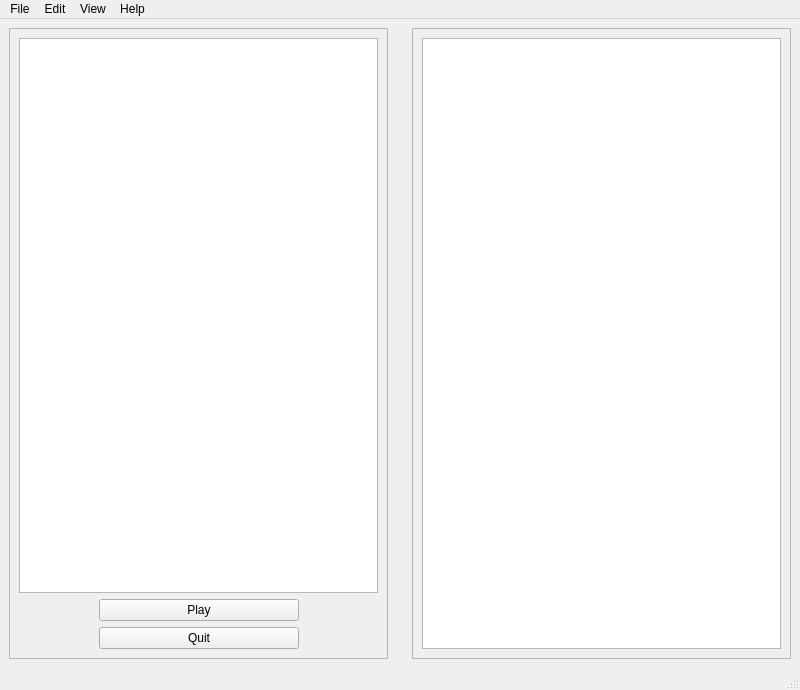
<?xml version="1.0" encoding="UTF-8"?>
<ui version="4.0">
 <author>Adrien Herubel</author>
 <class>MainWindow</class>
 <widget class="QMainWindow" name="MainWindow">
  <property name="geometry">
   <rect>
    <x>0</x>
    <y>0</y>
    <width>800</width>
    <height>690</height>
   </rect>
  </property>
  <property name="minimumSize">
   <size>
    <width>800</width>
    <height>690</height>
   </size>
  </property>
  <property name="windowTitle">
   <string>Smashtein Garbage</string>
  </property>
  <property name="tabShape">
   <enum>QTabWidget::Rounded</enum>
  </property>
  <widget class="QWidget" name="centralwidget">
   <property name="focusPolicy">
    <enum>Qt::NoFocus</enum>
   </property>
   <layout class="QGridLayout">
    <property name="margin">
     <number>9</number>
    </property>
    <property name="spacing">
     <number>6</number>
    </property>
    <item row="0" column="0">
     <widget class="QFrame" name="frameIntro">
      <property name="enabled">
       <bool>true</bool>
      </property>
      <property name="frameShape">
       <enum>QFrame::StyledPanel</enum>
      </property>
      <property name="frameShadow">
       <enum>QFrame::Raised</enum>
      </property>
      <layout class="QGridLayout" name="gridLayout">
       <item row="1" column="1" colspan="3">
        <widget class="QGraphicsView" name="imgIntro">
         <property name="sizePolicy">
          <sizepolicy hsizetype="MinimumExpanding" vsizetype="MinimumExpanding">
           <horstretch>0</horstretch>
           <verstretch>0</verstretch>
          </sizepolicy>
         </property>
         <property name="focusPolicy">
          <enum>Qt::NoFocus</enum>
         </property>
         <property name="autoFillBackground">
          <bool>false</bool>
         </property>
         <property name="sceneRect">
          <rectf>
           <x>0.000000000000000</x>
           <y>0.000000000000000</y>
           <width>0.000000000000000</width>
           <height>0.000000000000000</height>
          </rectf>
         </property>
         <property name="alignment">
          <set>Qt::AlignCenter</set>
         </property>
        </widget>
       </item>
       <item row="2" column="1">
        <spacer name="horizontalSpacer">
         <property name="orientation">
          <enum>Qt::Horizontal</enum>
         </property>
         <property name="sizeHint" stdset="0">
          <size>
           <width>40</width>
           <height>20</height>
          </size>
         </property>
        </spacer>
       </item>
       <item row="2" column="2">
        <widget class="QPushButton" name="btnPlay">
         <property name="sizePolicy">
          <sizepolicy hsizetype="Minimum" vsizetype="Fixed">
           <horstretch>0</horstretch>
           <verstretch>0</verstretch>
          </sizepolicy>
         </property>
         <property name="minimumSize">
          <size>
           <width>200</width>
           <height>0</height>
          </size>
         </property>
         <property name="maximumSize">
          <size>
           <width>16777215</width>
           <height>16777215</height>
          </size>
         </property>
         <property name="mouseTracking">
          <bool>false</bool>
         </property>
         <property name="focusPolicy">
          <enum>Qt::TabFocus</enum>
         </property>
         <property name="acceptDrops">
          <bool>false</bool>
         </property>
         <property name="text">
          <string>Play</string>
         </property>
         <property name="autoDefault">
          <bool>false</bool>
         </property>
         <property name="default">
          <bool>false</bool>
         </property>
         <property name="flat">
          <bool>false</bool>
         </property>
        </widget>
       </item>
       <item row="2" column="3">
        <spacer name="horizontalSpacer_2">
         <property name="orientation">
          <enum>Qt::Horizontal</enum>
         </property>
         <property name="sizeHint" stdset="0">
          <size>
           <width>40</width>
           <height>20</height>
          </size>
         </property>
        </spacer>
       </item>
       <item row="3" column="2">
        <widget class="QPushButton" name="btnQuit">
         <property name="maximumSize">
          <size>
           <width>16777215</width>
           <height>16777215</height>
          </size>
         </property>
         <property name="focusPolicy">
          <enum>Qt::TabFocus</enum>
         </property>
         <property name="text">
          <string>Quit</string>
         </property>
        </widget>
       </item>
      </layout>
     </widget>
    </item>
    <item row="0" column="2">
     <widget class="QFrame" name="frameGame">
      <property name="font">
       <font>
        <kerning>false</kerning>
       </font>
      </property>
      <property name="frameShape">
       <enum>QFrame::NoFrame</enum>
      </property>
      <property name="frameShadow">
       <enum>QFrame::Raised</enum>
      </property>
      <property name="lineWidth">
       <number>0</number>
      </property>
      <layout class="QGridLayout" name="gridLayout_2">
       <property name="margin">
        <number>0</number>
       </property>
       <item row="0" column="3">
        <widget class="QFrame" name="glFramePursuit">
         <property name="frameShape">
          <enum>QFrame::StyledPanel</enum>
         </property>
         <property name="frameShadow">
          <enum>QFrame::Raised</enum>
         </property>
        </widget>
       </item>
       <item row="0" column="1">
        <widget class="QFrame" name="glFrameGlobal">
         <property name="focusPolicy">
          <enum>Qt::NoFocus</enum>
         </property>
         <property name="frameShape">
          <enum>QFrame::StyledPanel</enum>
         </property>
         <property name="frameShadow">
          <enum>QFrame::Raised</enum>
         </property>
        </widget>
       </item>
       <item row="1" column="3">
        <widget class="QFrame" name="glFrameFree">
         <property name="frameShape">
          <enum>QFrame::StyledPanel</enum>
         </property>
         <property name="frameShadow">
          <enum>QFrame::Raised</enum>
         </property>
        </widget>
       </item>
       <item row="1" column="1">
        <widget class="QFrame" name="glFrameDebug">
         <property name="frameShape">
          <enum>QFrame::StyledPanel</enum>
         </property>
         <property name="frameShadow">
          <enum>QFrame::Raised</enum>
         </property>
        </widget>
       </item>
      </layout>
     </widget>
    </item>
    <item row="0" column="1">
     <widget class="QFrame" name="frameChoice">
      <property name="frameShape">
       <enum>QFrame::StyledPanel</enum>
      </property>
      <property name="frameShadow">
       <enum>QFrame::Raised</enum>
      </property>
      <widget class="QLabel" name="label">
       <property name="geometry">
        <rect>
         <x>50</x>
         <y>30</y>
         <width>171</width>
         <height>51</height>
        </rect>
       </property>
       <property name="text">
        <string>Select a character :</string>
       </property>
      </widget>
      <widget class="QLabel" name="label_2">
       <property name="geometry">
        <rect>
         <x>50</x>
         <y>290</y>
         <width>141</width>
         <height>17</height>
        </rect>
       </property>
       <property name="text">
        <string>Select a stage :</string>
       </property>
      </widget>
      <widget class="QPushButton" name="btnFight">
       <property name="geometry">
        <rect>
         <x>300</x>
         <y>530</y>
         <width>200</width>
         <height>50</height>
        </rect>
       </property>
       <property name="sizePolicy">
        <sizepolicy hsizetype="Minimum" vsizetype="Fixed">
         <horstretch>0</horstretch>
         <verstretch>0</verstretch>
        </sizepolicy>
       </property>
       <property name="minimumSize">
        <size>
         <width>200</width>
         <height>50</height>
        </size>
       </property>
       <property name="maximumSize">
        <size>
         <width>16777215</width>
         <height>16777215</height>
        </size>
       </property>
       <property name="mouseTracking">
        <bool>false</bool>
       </property>
       <property name="focusPolicy">
        <enum>Qt::TabFocus</enum>
       </property>
       <property name="acceptDrops">
        <bool>false</bool>
       </property>
       <property name="text">
        <string>Fight</string>
       </property>
       <property name="autoDefault">
        <bool>false</bool>
       </property>
       <property name="default">
        <bool>false</bool>
       </property>
       <property name="flat">
        <bool>false</bool>
       </property>
      </widget>
      <widget class="QGraphicsView" name="imgStageMomo">
       <property name="geometry">
        <rect>
         <x>190</x>
         <y>340</y>
         <width>150</width>
         <height>100</height>
        </rect>
       </property>
       <property name="sizePolicy">
        <sizepolicy hsizetype="MinimumExpanding" vsizetype="MinimumExpanding">
         <horstretch>0</horstretch>
         <verstretch>0</verstretch>
        </sizepolicy>
       </property>
      </widget>
      <widget class="QGraphicsView" name="imgStageRome">
       <property name="geometry">
        <rect>
         <x>470</x>
         <y>340</y>
         <width>150</width>
         <height>100</height>
        </rect>
       </property>
       <property name="sizePolicy">
        <sizepolicy hsizetype="MinimumExpanding" vsizetype="MinimumExpanding">
         <horstretch>0</horstretch>
         <verstretch>0</verstretch>
        </sizepolicy>
       </property>
      </widget>
      <widget class="QGraphicsView" name="imgCharCoco">
       <property name="geometry">
        <rect>
         <x>240</x>
         <y>90</y>
         <width>150</width>
         <height>100</height>
        </rect>
       </property>
       <property name="sizePolicy">
        <sizepolicy hsizetype="MinimumExpanding" vsizetype="MinimumExpanding">
         <horstretch>0</horstretch>
         <verstretch>0</verstretch>
        </sizepolicy>
       </property>
      </widget>
      <widget class="QGraphicsView" name="imgCharBoxman">
       <property name="geometry">
        <rect>
         <x>60</x>
         <y>90</y>
         <width>150</width>
         <height>100</height>
        </rect>
       </property>
       <property name="sizePolicy">
        <sizepolicy hsizetype="MinimumExpanding" vsizetype="MinimumExpanding">
         <horstretch>0</horstretch>
         <verstretch>0</verstretch>
        </sizepolicy>
       </property>
      </widget>
      <widget class="QGraphicsView" name="imgCharHector">
       <property name="geometry">
        <rect>
         <x>420</x>
         <y>90</y>
         <width>150</width>
         <height>100</height>
        </rect>
       </property>
       <property name="sizePolicy">
        <sizepolicy hsizetype="MinimumExpanding" vsizetype="MinimumExpanding">
         <horstretch>0</horstretch>
         <verstretch>0</verstretch>
        </sizepolicy>
       </property>
      </widget>
      <widget class="QGraphicsView" name="imgCharOpera">
       <property name="geometry">
        <rect>
         <x>600</x>
         <y>90</y>
         <width>150</width>
         <height>100</height>
        </rect>
       </property>
       <property name="sizePolicy">
        <sizepolicy hsizetype="MinimumExpanding" vsizetype="MinimumExpanding">
         <horstretch>0</horstretch>
         <verstretch>0</verstretch>
        </sizepolicy>
       </property>
      </widget>
      <widget class="QGroupBox" name="groupBox">
       <property name="geometry">
        <rect>
         <x>69</x>
         <y>179</y>
         <width>671</width>
         <height>51</height>
        </rect>
       </property>
       <property name="focusPolicy">
        <enum>Qt::TabFocus</enum>
       </property>
       <property name="title">
        <string/>
       </property>
       <widget class="QRadioButton" name="radioCharOpera">
        <property name="geometry">
         <rect>
          <x>570</x>
          <y>20</y>
          <width>71</width>
          <height>20</height>
         </rect>
        </property>
        <property name="focusPolicy">
         <enum>Qt::TabFocus</enum>
        </property>
        <property name="text">
         <string>Opera</string>
        </property>
        <property name="checkable">
         <bool>true</bool>
        </property>
        <property name="checked">
         <bool>false</bool>
        </property>
       </widget>
       <widget class="QRadioButton" name="radioCharCoco">
        <property name="geometry">
         <rect>
          <x>210</x>
          <y>20</y>
          <width>61</width>
          <height>20</height>
         </rect>
        </property>
        <property name="focusPolicy">
         <enum>Qt::TabFocus</enum>
        </property>
        <property name="text">
         <string>Coco</string>
        </property>
        <property name="checkable">
         <bool>true</bool>
        </property>
        <property name="checked">
         <bool>false</bool>
        </property>
       </widget>
       <widget class="QRadioButton" name="radioCharHector">
        <property name="geometry">
         <rect>
          <x>390</x>
          <y>20</y>
          <width>71</width>
          <height>20</height>
         </rect>
        </property>
        <property name="focusPolicy">
         <enum>Qt::TabFocus</enum>
        </property>
        <property name="text">
         <string>Hector</string>
        </property>
        <property name="checkable">
         <bool>true</bool>
        </property>
        <property name="checked">
         <bool>false</bool>
        </property>
       </widget>
       <widget class="QRadioButton" name="radioCharBoxman">
        <property name="geometry">
         <rect>
          <x>20</x>
          <y>20</y>
          <width>81</width>
          <height>20</height>
         </rect>
        </property>
        <property name="focusPolicy">
         <enum>Qt::TabFocus</enum>
        </property>
        <property name="text">
         <string>Boxman</string>
        </property>
        <property name="checkable">
         <bool>true</bool>
        </property>
        <property name="checked">
         <bool>false</bool>
        </property>
       </widget>
      </widget>
      <widget class="QGroupBox" name="groupBox_2">
       <property name="geometry">
        <rect>
         <x>160</x>
         <y>440</y>
         <width>551</width>
         <height>41</height>
        </rect>
       </property>
       <property name="focusPolicy">
        <enum>Qt::TabFocus</enum>
       </property>
       <property name="title">
        <string/>
       </property>
       <widget class="QRadioButton" name="radioStageRome">
        <property name="geometry">
         <rect>
          <x>350</x>
          <y>10</y>
          <width>109</width>
          <height>22</height>
         </rect>
        </property>
        <property name="focusPolicy">
         <enum>Qt::TabFocus</enum>
        </property>
        <property name="text">
         <string>Rome</string>
        </property>
        <property name="checked">
         <bool>false</bool>
        </property>
       </widget>
       <widget class="QRadioButton" name="radioStageMomo">
        <property name="geometry">
         <rect>
          <x>50</x>
          <y>10</y>
          <width>131</width>
          <height>20</height>
         </rect>
        </property>
        <property name="focusPolicy">
         <enum>Qt::TabFocus</enum>
        </property>
        <property name="text">
         <string>Momoshiro</string>
        </property>
        <property name="checkable">
         <bool>true</bool>
        </property>
        <property name="checked">
         <bool>false</bool>
        </property>
       </widget>
      </widget>
     </widget>
    </item>
    <item row="0" column="3">
     <widget class="QFrame" name="frameEnding">
      <property name="frameShape">
       <enum>QFrame::StyledPanel</enum>
      </property>
      <property name="frameShadow">
       <enum>QFrame::Raised</enum>
      </property>
      <layout class="QGridLayout" name="gridLayout_3">
       <item row="0" column="0">
        <widget class="QGraphicsView" name="imgEnding"/>
       </item>
      </layout>
     </widget>
    </item>
   </layout>
  </widget>
  <widget class="QMenuBar" name="menubar">
   <property name="geometry">
    <rect>
     <x>0</x>
     <y>0</y>
     <width>800</width>
     <height>24</height>
    </rect>
   </property>
   <widget class="QMenu" name="menuFile">
    <property name="title">
     <string>File</string>
    </property>
    <addaction name="actionQuit"/>
   </widget>
   <widget class="QMenu" name="menuEdit">
    <property name="title">
     <string>Edit</string>
    </property>
    <addaction name="actionPreferences"/>
   </widget>
   <widget class="QMenu" name="menuView">
    <property name="title">
     <string>View</string>
    </property>
    <addaction name="separator"/>
    <addaction name="actionPursuitView"/>
    <addaction name="actionGlobalView"/>
    <addaction name="actionDebugView"/>
    <addaction name="actionFreeView"/>
    <addaction name="actionFourViews"/>
    <addaction name="separator"/>
    <addaction name="actionShowBoundingBox"/>
    <addaction name="actionShowGraph"/>
   </widget>
   <widget class="QMenu" name="menuHelp">
    <property name="title">
     <string>Help</string>
    </property>
    <addaction name="actionKeyboard"/>
    <addaction name="separator"/>
    <addaction name="actionAboutSmashtein"/>
   </widget>
   <addaction name="menuFile"/>
   <addaction name="menuEdit"/>
   <addaction name="menuView"/>
   <addaction name="menuHelp"/>
  </widget>
  <widget class="QStatusBar" name="statusbar">
   <property name="cursor">
    <cursorShape>ArrowCursor</cursorShape>
   </property>
  </widget>
  <action name="actionQuit">
   <property name="text">
    <string>Quit</string>
   </property>
   <property name="shortcut">
    <string>Ctrl+Q</string>
   </property>
  </action>
  <action name="actionPursuitView">
   <property name="checkable">
    <bool>true</bool>
   </property>
   <property name="checked">
    <bool>false</bool>
   </property>
   <property name="enabled">
    <bool>true</bool>
   </property>
   <property name="text">
    <string>Pursuit View</string>
   </property>
   <property name="toolTip">
    <string>Pursuit view</string>
   </property>
   <property name="shortcut">
    <string>F1</string>
   </property>
   <property name="autoRepeat">
    <bool>true</bool>
   </property>
   <property name="visible">
    <bool>true</bool>
   </property>
   <property name="iconVisibleInMenu">
    <bool>false</bool>
   </property>
  </action>
  <action name="actionGlobalView">
   <property name="checkable">
    <bool>true</bool>
   </property>
   <property name="text">
    <string>Global View</string>
   </property>
   <property name="shortcut">
    <string>F2</string>
   </property>
  </action>
  <action name="actionDebugView">
   <property name="checkable">
    <bool>true</bool>
   </property>
   <property name="text">
    <string>Debug View</string>
   </property>
   <property name="shortcut">
    <string>F3</string>
   </property>
  </action>
  <action name="actionFourViews">
   <property name="checkable">
    <bool>true</bool>
   </property>
   <property name="text">
    <string>Multi Views</string>
   </property>
   <property name="shortcut">
    <string>F5</string>
   </property>
  </action>
  <action name="actionFreeView">
   <property name="checkable">
    <bool>true</bool>
   </property>
   <property name="text">
    <string>Free View</string>
   </property>
   <property name="shortcut">
    <string>F4</string>
   </property>
   <property name="iconVisibleInMenu">
    <bool>true</bool>
   </property>
  </action>
  <action name="actionPreferences">
   <property name="text">
    <string>Preferences</string>
   </property>
   <property name="shortcut">
    <string>Ctrl+P</string>
   </property>
  </action>
  <action name="actionFullscreen">
   <property name="text">
    <string>View mode</string>
   </property>
  </action>
  <action name="actionShowBoundingBox">
   <property name="checkable">
    <bool>true</bool>
   </property>
   <property name="text">
    <string>Show Bounding Box</string>
   </property>
   <property name="shortcut">
    <string>F9</string>
   </property>
  </action>
  <action name="actionShowGraph">
   <property name="checkable">
    <bool>true</bool>
   </property>
   <property name="text">
    <string>Show Graph</string>
   </property>
   <property name="shortcut">
    <string>F10</string>
   </property>
  </action>
  <action name="actionKeyboard">
   <property name="text">
    <string>Keyboard Controller</string>
   </property>
  </action>
  <action name="actionAboutSmashtein">
   <property name="text">
    <string>About Smashtein Garbage</string>
   </property>
  </action>
 </widget>
 <resources/>
 <connections/>
</ui>
